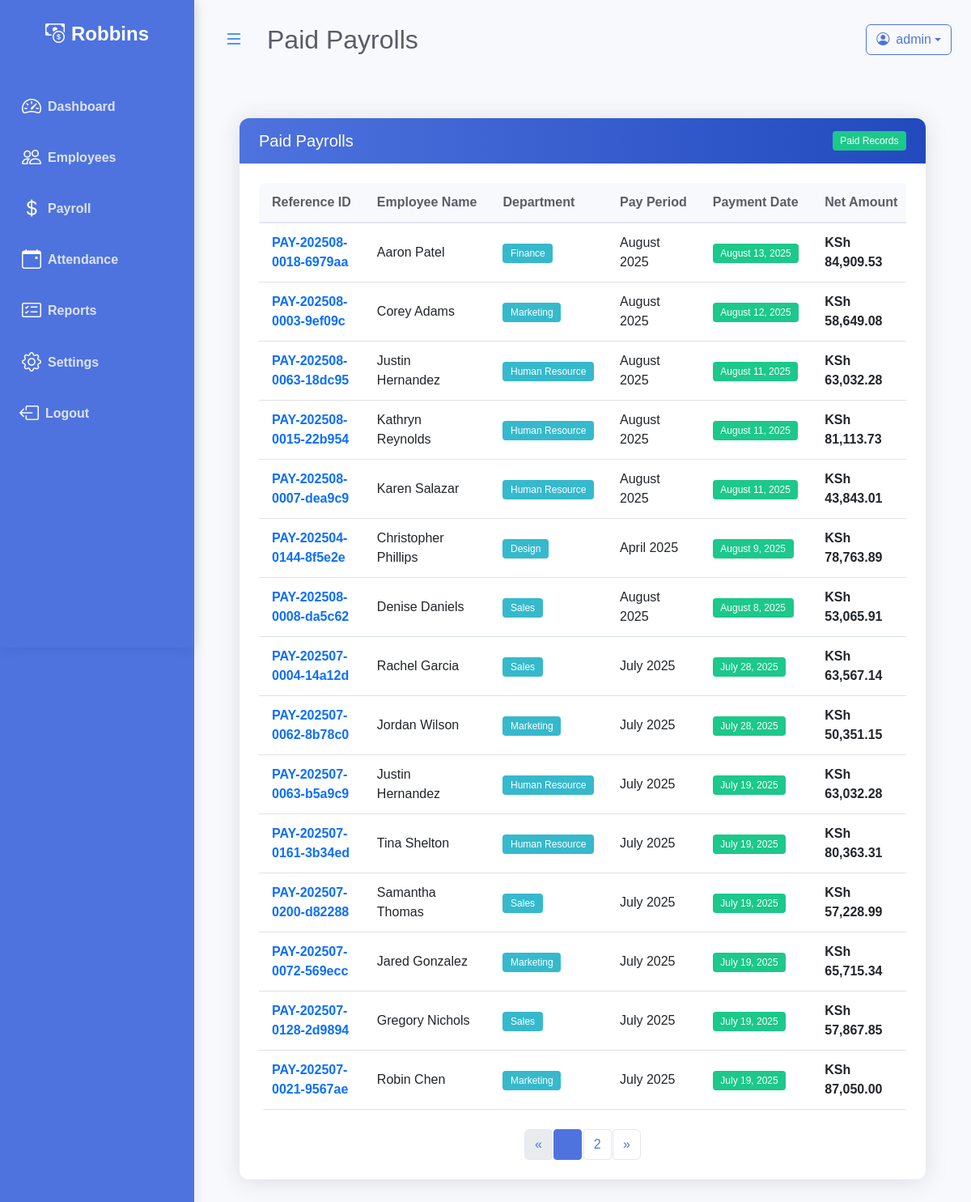
The app's page /payrolls/paid/ (signed in) with its own data.
### payroll/models.py (models this page shows, shortened)
class Company(models.Model):
    name = models.CharField(max_length=255)
    logo = models.ImageField(upload_to='logos/', null=True, blank=True)

class Payroll(models.Model):
    reference_id = models.CharField(
        max_length=50,  # Increased length to accommodate UUID
        unique=True,
        help_text="Unique reference ID for this payroll",
        editable=False  # Prevent manual editing
    )
    PAYMENT_STATUS_CHOICES = [
        ('paid', 'Paid'),
        ('pending', 'Pending'),
    ]
    employee = models.ForeignKey(Employee, on_delete=models.CASCADE, related_name='payrolls')
    pay_period = models.DateField(
        default=timezone.now,
        help_text="Period for which this payroll is generated"
    )
    gross_salary = models.DecimalField(max_digits=10, decimal_places=2)
    total_allowances = models.DecimalField(max_digits=10, decimal_places=2, default=0.00)
    total_deductions = models.DecimalField(max_digits=10, decimal_places=2, default=0.00)
    net_salary = models.DecimalField(max_digits=10, decimal_places=2)
    payment_status = models.CharField(
        max_length=20,
        choices=PAYMENT_STATUS_CHOICES,
        default='pending'
    )
    payment_date = models.DateField(blank=True, null=True)
    created_at = models.DateTimeField(auto_now_add=True)
    updated_at = models.DateTimeField(auto_now=True)
    tax_rate = models.DecimalField(max_digits=5, decimal_places=2, default=0)
    health_insurance = models.DecimalField(max_digits=10, decimal_places=2, default=0)
    retirement_rate = models.DecimalField(max_digits=5, decimal_places=2, default=0)
    tax_amount = models.DecimalField(max_digits=10, decimal_places=2, default=0)
    retirement_amount = models.DecimalField(max_digits=10, decimal_places=2, default=0)
    class Meta:
        ordering = ['-pay_period', 'employee__first_name']
        unique_together = ['employee', 'pay_period']

class Employee(models.Model):
    ACTIVE_STATUS = [
        ('active', 'Active'),
        ('on_leave', 'On Leave'),
        ('probation', 'Probation'),
    ]
    DEPARTMENT_CHOICES = [
        ('engineering', 'Engineering'),
        ('marketing', 'Marketing'),
        ('sales', 'Sales'),
        ('human_resource', 'Human Resource'),
        ('finance', 'Finance'),
        ('design', 'Design'),
    ]
    first_name = models.CharField(max_length=30)
    last_name = models.CharField(max_length=30)
    email = models.EmailField()
    phone_number = models.CharField(max_length=15, blank=True, null=True)
    hire_date = models.DateField()
    department = models.CharField(
        max_length=20,
        choices=DEPARTMENT_CHOICES,
        null=True,
        blank=True,
    )
    salary = models.DecimalField(max_digits=10, decimal_places=2)
    is_active = models.CharField(
        max_length=10,
        choices=ACTIVE_STATUS,
        default='active',
    )

### payroll/views.py (the view)
# urls.py: path('payrolls/paid/', views.paid_payroll_list, name='paid_payroll_list'),
@login_required
def paid_payroll_list(request):
    paid_payrolls_list = Payroll.objects.filter(payment_status='paid').order_by('-payment_date')
    paginator = Paginator(paid_payrolls_list, 15)  # Show 15 payrolls per page
    page = request.GET.get('page')
    try:
        paid_payrolls = paginator.page(page)
    except PageNotAnInteger:
        paid_payrolls = paginator.page(1)
    except EmptyPage:
        paid_payrolls = paginator.page(paginator.num_pages)
    context = {
        'paid_payrolls': paid_payrolls,
        'title': 'Paid Payrolls'
    }
    return render(request, 'payroll/paid_payroll_list.html', context)

### payroll/templates/payroll/paid_payroll_list.html (shortened to what this page needs)
{% extends 'base.html' %}
{% load static %}
{% load humanize %}
{% block extra_css %}
<link rel="stylesheet" href="{% static 'payroll/css/payroll_list.css' %}">
{% endblock %}
{% block page_title %}
{{ title }}
{% endblock %}
{% block content %}
<div class="container-fluid px-4">
    <div class="row my-5">
      <div class="col-12">
        <div class="card animate-fade-in">
          <div class="card-header d-flex justify-content-between align-items-center">
            <h5 class="mb-0">{{ title }}</h5>
            <span class="badge bg-success">Paid Records</span>
          </div>
          <div class="card-body">
            <div class="table-responsive">
              <table class="table table-hover align-middle">
                <thead>
                  <tr>
                    <th>Reference ID</th>
                    <th>Employee Name</th>
                    <th>Department</th>
                    <th>Pay Period</th>
                    <th>Payment Date</th>
                    <th>Net Amount</th>
                  </tr>
                </thead>
                <tbody>
                  {% for payroll in paid_payrolls %}
                  <tr>
                    <td><span class="fw-bold text-primary">{{ payroll.reference_id }}</span></td>
                    <td>{{ payroll.employee.first_name }} {{ payroll.employee.last_name }}</td>
                    <td><span class="badge bg-info text-white">{{ payroll.employee.get_department_display }}</span></td>
                    <td>{{ payroll.pay_period|date:"F Y" }}</td>
                    <td><span class="badge bg-success">{{ payroll.payment_date|date:"F j, Y" }}</span></td>
                    <td class="fw-bold">KSh {{ payroll.net_salary|floatformat:2|intcomma }}</td>
                  </tr>
                  {% endfor %}
                </tbody>
              </table>
            </div>
                    {% if paid_payrolls.has_other_pages %}
                    <nav aria-label="Page navigation">
                        <ul class="pagination justify-content-center mt-4">
                            {% if paid_payrolls.has_previous %}
                            <li class="page-item">
                                <a class="page-link" href="?page={{ paid_payrolls.previous_page_number }}"
                                    aria-label="Previous">
                                    <span aria-hidden="true">&laquo;</span>
                                </a>
                            </li>
                            {% else %}
                            <li class="page-item disabled">
                                <span class="page-link" aria-hidden="true">&laquo;</span>
                            </li>
                            {% endif %}
                            {% for i in paid_payrolls.paginator.page_range %}
                            {% if paid_payrolls.number == i %}
                            <li class="page-item active" aria-current="page"><span class="page-link">{{ i }}</span>
                            </li>
                            {% else %}
                            <li class="page-item"><a class="page-link" href="?page={{ i }}">{{ i }}</a></li>
                            {% endif %}
                            {% endfor %}
                            {% if paid_payrolls.has_next %}
                            <li class="page-item">
                                <a class="page-link" href="?page={{ paid_payrolls.next_page_number }}"
                                    aria-label="Next">
                                    <span aria-hidden="true">&raquo;</span>
                                </a>
                            </li>
                            {% else %}
                            <li class="page-item disabled">
                                <span class="page-link" aria-hidden="true">&raquo;</span>
                            </li>
                            {% endif %}
                        </ul>
                    </nav>
                    {% endif %}
                </div>
            </div>
        </div>
    </div>
</div>
{% endblock %}

### templates/base.html (shortened to what this page needs)
{% load static %}
<!DOCTYPE html>
<html lang="en">
<head>
    <link href="https://cdn.jsdelivr.net/npm/bootstrap@5.3.0/dist/css/bootstrap.min.css" rel="stylesheet">
    <link href="https://cdn.jsdelivr.net/npm/bootstrap-icons@1.11.0/font/bootstrap-icons.css" rel="stylesheet">
    <link href="https://cdn.jsdelivr.net/npm/select2@4.1.0-rc.0/dist/css/select2.min.css" rel="stylesheet" />
    <link href="https://cdn.jsdelivr.net/npm/select2-bootstrap-5-theme@1.3.0/dist/select2-bootstrap-5-theme.min.css" rel="stylesheet">
    <link rel="stylesheet" href="{% static 'css/style.css' %}">
    <link rel="stylesheet" href="{% static 'css/responsive.css' %}">
    {% block extra_css %}{% endblock %}
</head>
<body {% if user.is_authenticated %}data-session-timeout="{{ request.session.get_expiry_age|default:900 }}"{% endif %}>
    <div id="wrapper" class="page-transition">
        <div id="sidebar-wrapper" class="sidebar">
            {% include 'sidebar.html' %}
        </div>
        <div id="page-content-wrapper">
            <nav class="navbar navbar-expand-lg navbar-light bg-transparent py-4 px-4">
                <div class="d-flex align-items-center">
                    <button class="btn btn-link text-primary fs-4 me-3 d-none d-lg-inline" id="sidebar-toggle" style="box-shadow:none;"><i class="bi bi-list"></i></button>
                    <h2 class="fs-2 m-0">{% block page_title %}{% endblock %}</h2>
                </div>
                {% if user.is_authenticated %}
                <div class="ms-auto d-flex align-items-center">
                    <div class="dropdown">
                        <button class="btn btn-outline-primary dropdown-toggle d-flex align-items-center" type="button" id="userDropdown" data-bs-toggle="dropdown" aria-expanded="false">
                            <i class="bi bi-person-circle me-2"></i>
                            <span>{{ user.username }}</span>
                        </button>
                    </div>
                </div>
                {% endif %}
            </nav>
            <div class="container-fluid">
                {% block content %}{% endblock %}
            </div>
        </div>
    </div>
</body>
</html>

### templates/sidebar.html (shortened to what this page needs)
{% load company_tags %}
<div class="bg-primary-dark" id="sidebar-wrapper">
      <div class="sidebar-heading text-center py-4 fs-4 fw-bold text-white">
        <i class="bi bi-cash-coin me-2"></i><span class="sidebar-label">{% get_company_name %}</span>
      </div>
      <div class="list-group list-group-flush my-3">
        <a href="{% url 'index'%}" class="list-group-item list-group-item-action bg-transparent second-text fw-bold {% if request.resolver_match.url_name == 'index' %}active{% endif %}">
          <i class="bi bi-speedometer2 me-2"></i><span class="sidebar-label">Dashboard</span>
        </a>
        <a href="{% url 'employee_list'%}" class="list-group-item list-group-item-action bg-transparent second-text fw-bold {% if request.resolver_match.url_name == 'employee_list' %}active{% endif %}">
          <i class="bi bi-people me-2"></i><span class="sidebar-label">Employees</span>
        </a>
        <a href="{% url 'payroll'%}" class="list-group-item list-group-item-action bg-transparent second-text fw-bold {% if request.resolver_match.url_name == 'payroll' %}active{% endif %}">
          <i class="bi bi-currency-dollar me-2"></i><span class="sidebar-label">Payroll</span>
        </a>
        <a href="#" class="list-group-item list-group-item-action bg-transparent second-text fw-bold">
          <i class="bi bi-calendar-event me-2"></i><span class="sidebar-label">Attendance</span>
        </a>
        <a href="{% url 'reports' %}" class="list-group-item list-group-item-action bg-transparent second-text fw-bold {% if request.resolver_match.url_name == 'reports' %}active{% endif %}">
          <i class="bi bi-card-checklist me-2"></i><span class="sidebar-label">Reports</span>
        </a>
        <a href="{% url 'company_settings' %}" class="list-group-item list-group-item-action bg-transparent second-text fw-bold {% if request.resolver_match.url_name == 'company_settings' %}active{% endif %}">
          <i class="bi bi-gear me-2"></i><span class="sidebar-label">Settings</span>
        </a>
        {% if user.is_authenticated %}
        <a href="#" onclick="event.preventDefault(); document.getElementById('logout-form').submit();" class="list-group-item list-group-item-action bg-transparent text-danger fw-bold border-0 w-100 text-start">
          <i class="bi bi-box-arrow-left me-2"></i><span class="sidebar-label">Logout</span>
        </a>
        {% else %}
        <a href="{% url 'login' %}" class="list-group-item list-group-item-action bg-transparent second-text fw-bold">
          <i class="bi bi-box-arrow-in-right me-2"></i><span class="sidebar-label">Login</span>
        </a>
        {% endif %}
      </div>
    </div>

### records on screen
Company: name "Robbins"
Payroll: reference_id "PAY-202508-0018-6979aa", employee.first_name "Aaron", employee.last_name "Patel", employee.department "Finance", pay_period "August 2025", payment_date "August 13, 2025", net_salary "84,909.53"
Payroll: reference_id "PAY-202508-0003-9ef09c", employee.first_name "Corey", employee.last_name "Adams", employee.department "Marketing", pay_period "August 2025", payment_date "August 12, 2025", net_salary "58,649.08"
Payroll: reference_id "PAY-202508-0063-18dc95", employee.first_name "Justin", employee.last_name "Hernandez", employee.department "Human Resource", pay_period "August 2025", payment_date "August 11, 2025", net_salary "63,032.28"
Payroll: reference_id "PAY-202508-0015-22b954", employee.first_name "Kathryn", employee.last_name "Reynolds", employee.department "Human Resource", pay_period "August 2025", payment_date "August 11, 2025", net_salary "81,113.73"
Payroll: reference_id "PAY-202508-0007-dea9c9", employee.first_name "Karen", employee.last_name "Salazar", employee.department "Human Resource", pay_period "August 2025", payment_date "August 11, 2025", net_salary "43,843.01"
Payroll: reference_id "PAY-202504-0144-8f5e2e", employee.first_name "Christopher", employee.last_name "Phillips", employee.department "Design", pay_period "April 2025", payment_date "August 9, 2025", net_salary "78,763.89"
Payroll: reference_id "PAY-202508-0008-da5c62", employee.first_name "Denise", employee.last_name "Daniels", employee.department "Sales", pay_period "August 2025", payment_date "August 8, 2025", net_salary "53,065.91"
Payroll: reference_id "PAY-202507-0004-14a12d", employee.first_name "Rachel", employee.last_name "Garcia", employee.department "Sales", pay_period "July 2025", payment_date "July 28, 2025", net_salary "63,567.14"
Payroll: reference_id "PAY-202507-0062-8b78c0", employee.first_name "Jordan", employee.last_name "Wilson", employee.department "Marketing", pay_period "July 2025", payment_date "July 28, 2025", net_salary "50,351.15"
Payroll: reference_id "PAY-202507-0063-b5a9c9", employee.first_name "Justin", employee.last_name "Hernandez", employee.department "Human Resource", pay_period "July 2025", payment_date "July 19, 2025", net_salary "63,032.28"
Payroll: reference_id "PAY-202507-0161-3b34ed", employee.first_name "Tina", employee.last_name "Shelton", employee.department "Human Resource", pay_period "July 2025", payment_date "July 19, 2025", net_salary "80,363.31"
Payroll: reference_id "PAY-202507-0200-d82288", employee.first_name "Samantha", employee.last_name "Thomas", employee.department "Sales", pay_period "July 2025", payment_date "July 19, 2025", net_salary "57,228.99"
Payroll: reference_id "PAY-202507-0072-569ecc", employee.first_name "Jared", employee.last_name "Gonzalez", employee.department "Marketing", pay_period "July 2025", payment_date "July 19, 2025", net_salary "65,715.34"
Payroll: reference_id "PAY-202507-0128-2d9894", employee.first_name "Gregory", employee.last_name "Nichols", employee.department "Sales", pay_period "July 2025", payment_date "July 19, 2025", net_salary "57,867.85"
Payroll: reference_id "PAY-202507-0021-9567ae", employee.first_name "Robin", employee.last_name "Chen", employee.department "Marketing", pay_period "July 2025", payment_date "July 19, 2025", net_salary "87,050.00"

### other values on screen
{{ title }} "Paid Payrolls"
{{ user.username }} "admin"
{{ i }} "2"
